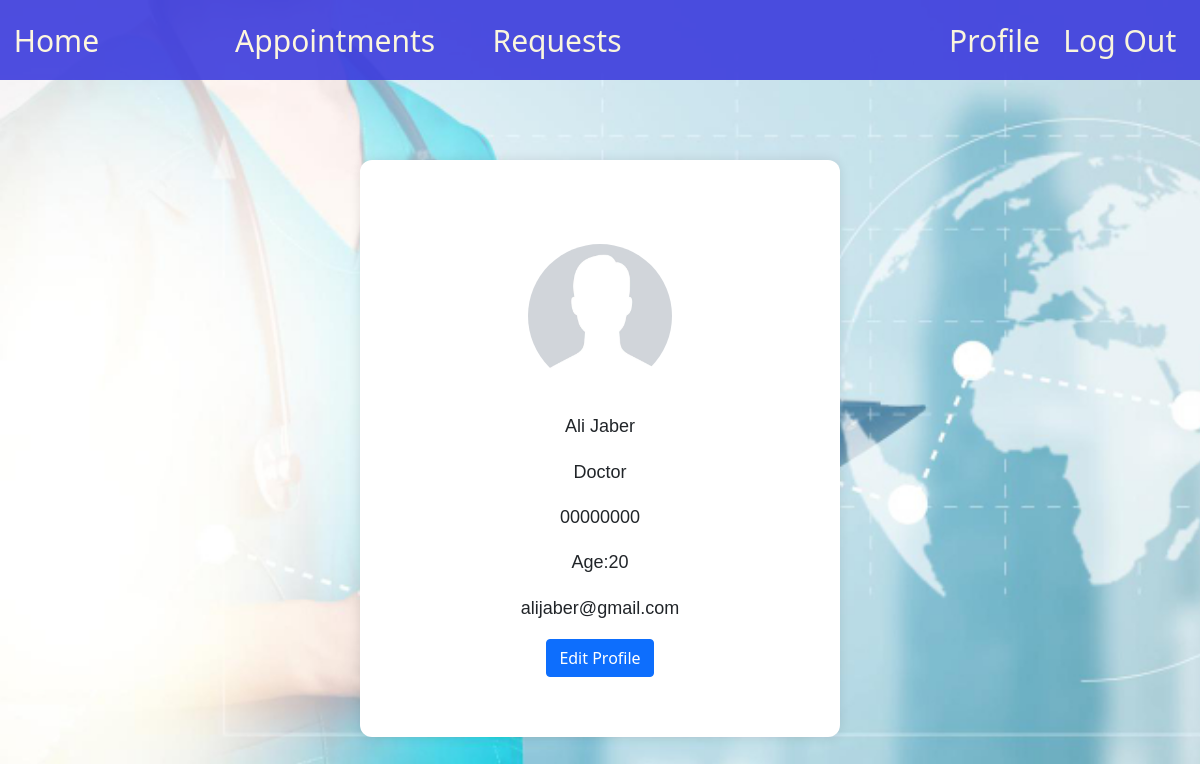
The app's page /includes/profile.php (signed in) with its own data.
### tables this page shows
CREATE TABLE IF NOT EXISTS `doctor` (
    `id` INT NOT NULL AUTO_INCREMENT,
    `department_id` INT NOT NULL,
    `email` VARCHAR(30) NOT NULL,
    `password` TEXT NOT NULL,
    `first_name` VARCHAR(30) NOT NULL,
    `last_name` VARCHAR(30) NOT NULL,
    `age` INT NOT NULL,
    `gender` CHAR(1) NOT NULL,
    `phone` VARCHAR(30) NOT NULL,
    `specialization_id` INT NOT NULL,
    `role` VARCHAR(30) NOT NULL DEFAULT 'doctor',
    `pp` VARCHAR(255) NOT NULL DEFAULT 'default.png',
    PRIMARY KEY (`id`),
    UNIQUE (`email`),
    FOREIGN KEY (`department_id`) REFERENCES `department`(`id`) ON DELETE RESTRICT ON UPDATE CASCADE,
    FOREIGN KEY (`specialization_id`) REFERENCES `specialization`(`id`) ON DELETE CASCADE ON UPDATE CASCADE
);

### includes/functions.php (called while the page is built, shortened)
<?php
    function get_user_info($dbc,$user_id,$role){
        $valid_role = $role=='patient' || $role=='doctor' || $role=='secretary';
        $inserted_date = "first_name,last_name,email,role,gender,age,phone";
        if($role == 'patient'){
            $query = "SELECT id,pp,".$inserted_date." FROM patient WHERE id =?";
        }
        else if($role == 'doctor'){
            $query = "SELECT doc.id,doc.pp,".$inserted_date.",sp.alias,city.city_name,dep.room,dep.details
            FROM doctor doc
            JOIN department dep ON dep.id = doc.department_id
            JOIN city ON dep.city_id = city.id
            JOIN specialization sp ON sp.id = doc.specialization_id
            WHERE doc.id =?";
        }
        else{
            $query = "SELECT sec.id,sec.pp,sec.first_name,sec.last_name,sec.email,
            sec.role,sec.gender,sec.age,sec.phone,doc.first_name doctor_fname,doc.last_name doctor_lname
            FROM secretary sec
            JOIN doctor doc ON doc.id = sec.doctor_id
            WHERE sec.id =?";
        }
        $stmt = $dbc->prepare($query);
        $stmt->bind_param("i",$user_id);
        $stmt->execute();
        $result = $stmt->get_result();
        return $result->fetch_assoc();
    }
?>

### includes/profile.php (the view, shortened to what this page needs)
<link href="../static/css/profile.css" rel="stylesheet" type="text/css">
<link href="https://cdn.jsdelivr.net/npm/bootstrap@5.1.3/dist/css/bootstrap.min.css" rel="stylesheet">
<?php
include "header.php";
?>
<body style="background-image: url('../static/media/light_blue_bck_img.avif'); background-size: cover; background-repeat: no-repeat;">
<?php
$dbc = connectServer('localhost', 'root', '', 0);
if(isset($_GET['id']) && isset($_GET['role'])){
    $user = get_user_info($dbc,$_GET['id'],$_GET['role']);
}
else{
$user = get_user_info($dbc,$_SESSION['user_id'],$_SESSION['role']);
}
?>
<div class="container">
    <div class="profile-container">
    <div class="profile-photo">
        <img src="../static/media/profile/<?=$user['pp']?>" alt="User Photo">
    </div>
    <div class="profile-info">
        <p><strong></strong><?php echo $user['first_name']." ".$user['last_name'] ?></p>
        <p><strong></strong> <?php echo ucfirst($user['role'])?></p>
        <p><strong></strong><?php echo $user['phone']?></p>
        <p>Age:<strong></strong><?php echo $user['age']?></p>
        <p><strong></strong> <?php echo $user['email']?></p>
    </div>
    <a href="edit_profile.php" class="btn btn-primary">
        Edit Profile
    </a>
    </div>
</div>
</body>

### static/css/profile.css (style rules this page uses)
.profile-container { display: flex; flex-direction: column; align-items: center; width: 40vw; background-color: #fff; padding: 5vw; border-radius: 1vw; box-shadow: 0 0 1vw rgba(0, 0, 0, 0.1); }
.container { padding-top: 10vh; width: 100vw; display: flex; justify-content: center; }
.profile-photo { margin: 2vw; width: 12vw; height: 12vw; border-radius: 50%; overflow: hidden; }
.profile-photo img { width: 100%; height: 100%; object-fit: cover; }
.profile-info { font-family: 'Trebuchet MS', 'Lucida Sans Unicode', 'Lucida Grande', 'Lucida Sans', Arial, sans-serif; font-size: 1.5vw; text-align: center; }
.profile-info p { padding: 0.1vw; }

### static/css/header.css (style rules this page uses)
* { margin: 0; padding: 0; box-sizing: border-box; }
body { background-color: #f4f4f4; }

### records on screen
doctor: pp (placeholder picture), first_name "Ali", last_name "Jaber", role "Doctor", phone "00000000", age "20", email "alijaber@gmail.com"
